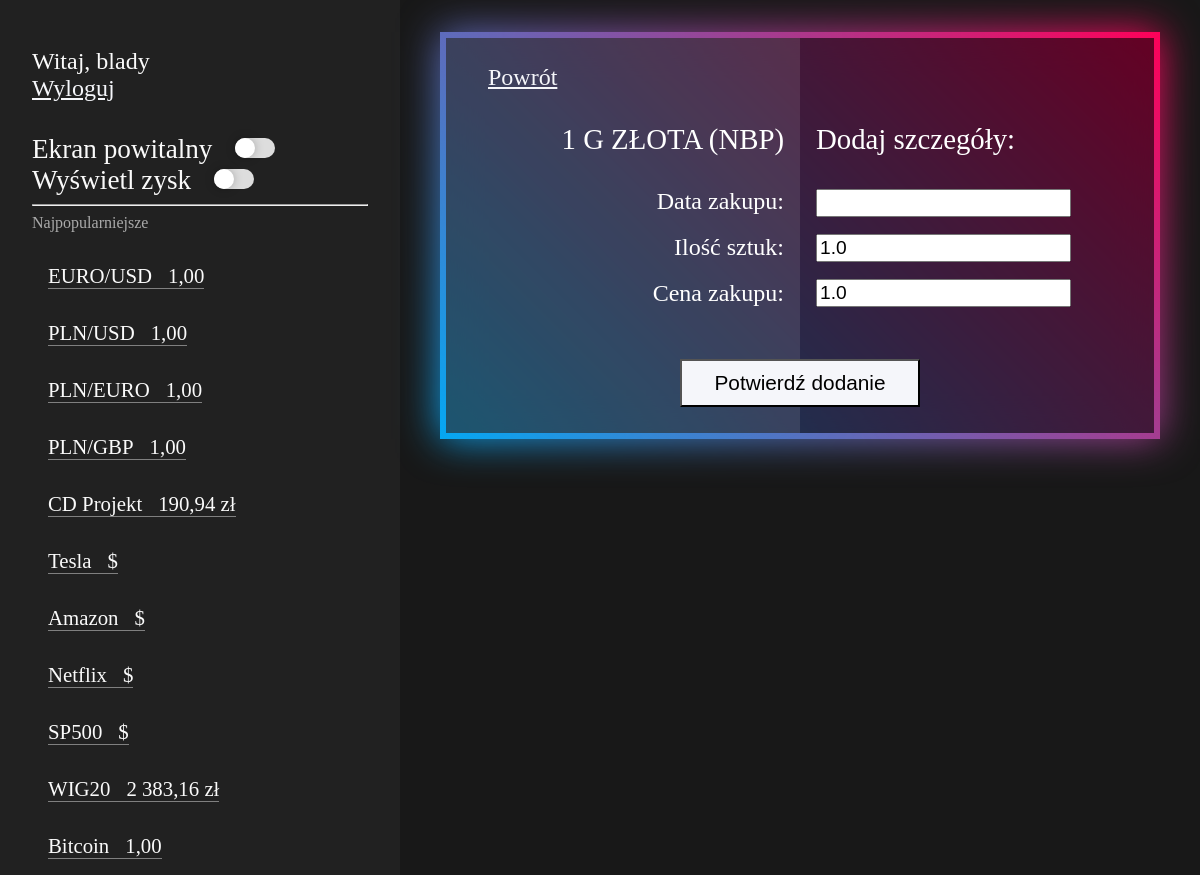
/update_task/1-g-zota-nbp (signed in), run on the app's committed database.
### base/models.py (models this page shows, shortened)
class IndeksPrice(models.Model):
    name = models.CharField(max_length=200)
    price = models.CharField(max_length=200, null=True, blank=True)

class Task(models.Model):
    title = models.CharField(max_length=200)
    price = models.FloatField(null=True, blank=True, default=0 )
    user = models.ForeignKey(User, on_delete=models.CASCADE, blank=True, null=True)
    slug = models.SlugField(max_length=200, null=True, blank=True)
    rodzajInw = models.CharField(max_length=200, default=False)
    complete = models.BooleanField(default=False)
    created = models.DateTimeField(auto_now_add=True)
    dataZakupu = models.CharField(max_length=20, blank=True, null=False )
    iloscZakupu = models.FloatField(default='1',blank=True)
    cenaZakupu = models.FloatField(default=1,blank=True)
    def __str__ (self):
        return self.title

### base/views.py (the view)
# urls.py: path('update_task/<slug:slug_text>', views.updateTask, name='update_task'),
@login_required(login_url='login')
def updateTask(request, slug_text):
	get_cdprojekt = StockPrice.objects.get(name="CDPROJEKT")
	cdprojekt = str(get_cdprojekt.price).replace(".", ",")
	get_wig20 = IndeksPrice.objects.get(name="WIG20")
	wig20 = get_wig20.price
	task = Task.objects.get(slug = slug_text)
	form = TestForm(instance=task)
	if request.method =='POST':
		form = TestForm(request.POST, instance=task)
		if form.is_valid():
			form.save()
			return redirect('/')
	context = {'task':task, 'form':form, "cdprojekt":cdprojekt, "wig20":wig20,}
	return render (request, 'base/update_task.html', context)

### base/forms.py
class TestForm(forms.ModelForm):
    class Meta:
        model = Task
        fields = ['dataZakupu','iloscZakupu', "cenaZakupu"]

### base/templates/base/update_task.html (shortened to what this page needs)
{% extends 'base/main.html' %} {% block praweGlowne %}
<div class="box-update-task">
  <span></span>
  <div class="box-update-task-main-content">
    <div class="box-update-task-go-back">
      <div><a href="{% url 'index' %}"> Powrót </a></div>
    </div>
    <form method="POST" action="">
      <div class="box-update-task-main-left-right">
        <div class="box-update-task-left-side">
          <div class="lg1">{{task}}</div>
          <div class="lg2">Data zakupu:</div>
          <div class="lg2">Ilość sztuk:</div>
          <div class="lg2">Cena zakupu:</div>
        </div>
        <div class="box-update-task-right-side">
          <div class="pg1">Dodaj szczegóły:</div>
          <div class="pg2">{{form.dataZakupu}}</div>
          <div class="pg2">{{form.iloscZakupu}}</div>
          <div class="pg2">{{form.cenaZakupu}}</div>
        </div>
      </div>
      <input
        type="submit"
        name="Update task"
        value="Potwierdź dodanie"
        class="box-update-task-confirm-button"
      />
    </form>
  </div>
</div>
{% endblock praweGlowne %}

### base/templates/base/sidebar.html (shortened to what this page needs)
<div class="menuMobile">
  <div class="menuMobileStale">
    {% if user.is_authenticated %}
    <div class="witaj">
      <div>Witaj, {{request.user}}</div>
      <div>
        <a href="{% url 'logout' %}">Wyloguj</a>
      </div>
    </div>
    {% endif %}
  </div>
  <div class="menuMobileZmienne">
    <div class="lewegorne">
      {% if user.is_authenticated %}
      <div class="ustawienia">
        <div class="ekranpowitalny">
          Ekran powitalny
          <label class="toggle" for="myToggle">
            <div class="toggle__fill"></div>
          </label>
        </div>
        <div class="wyswietlzysk">
          Wyświetl zysk
          <label class="togglezysk" for="myTogglezysk">
            <div class="toggle__fillzysk"></div>
          </label>
        </div>
      </div>
      {% endif %}
    </div>
    <div class="lewedolne">
      <hr />
      <div style="color: rgb(170, 170, 170)">Najpopularniejsze</div>
      <div class="najpopularniejsze">
        <div class="najpopularniejszeNazwa">EURO/USD</div>
        <div class="najpopularniejszeKwota eurousd">1,00</div>
      </div>
      <div class="najpopularniejsze">
        <div class="najpopularniejszeNazwa">PLN/USD</div>
        <div class="najpopularniejszeKwota plnusd">1,00</div>
      </div>
      <div class="najpopularniejsze">
        <div class="najpopularniejszeNazwa">PLN/EURO</div>
        <div class="najpopularniejszeKwota plneuro">1,00</div>
      </div>
      <div class="najpopularniejsze">
        <div class="najpopularniejszeNazwa">PLN/GBP</div>
        <div class="najpopularniejszeKwota plngbp">1,00</div>
      </div>
      <div class="najpopularniejsze">
        <div class="najpopularniejszeNazwa">CD Projekt</div>
        <div class="najpopularniejszeKwota cdprojekt">{{cdprojekt}} zł</div>
      </div>
      <div class="najpopularniejsze">
        <div class="najpopularniejszeNazwa">Tesla</div>
        <div class="najpopularniejszeKwota tesla">{{tesla.price}} $</div>
      </div>
      <div class="najpopularniejsze">
        <div class="najpopularniejszeNazwa">Amazon</div>
        <div class="najpopularniejszeKwota amazon">{{amazon.price}} $</div>
      </div>
      <div class="najpopularniejsze">
        <div class="najpopularniejszeNazwa">Netflix</div>
        <div class="najpopularniejszeKwota netflix">{{netflix.price}} $</div>
      </div>
      <div class="najpopularniejsze">
        <div class="najpopularniejszeNazwa">SP500</div>
        <div class="najpopularniejszeKwota sp500">{{sp500.price}} $</div>
      </div>
      <div class="najpopularniejsze">
        <div class="najpopularniejszeNazwa">WIG20</div>
        <div class="najpopularniejszeKwota wig20">{{wig20}} zł</div>
      </div>
      <div class="najpopularniejsze">
        <div class="najpopularniejszeNazwa">Bitcoin</div>
        <div class="najpopularniejszeKwota bitcoin">1,00</div>
      </div>
    </div>
  </div>
</div>

### base/static/base/css/style.css (style rules this page uses)
body { margin: 0; padding: 0; box-sizing: border-box; background: rgb(24, 24, 24); }
.lewegorne { margin-top: 2rem; margin-left: 2rem; margin-right: 2rem; }
.witaj { margin-top: 3rem; margin-left: 2rem; margin-right: 2rem; }
.lewedolne { margin-left: 2rem; margin-right: 2rem; }
.ekranpowitalny { font-size: 1.7rem; }
.toggle { margin-left: 1rem; --width: 2.5rem; --height: calc(var(--width) / 2); --border-radius: calc(var(--height) / 2); display: inline-block; cursor: pointer; }
.toggle__fill { position: relative; width: var(--width); height: var(--height); border-radius: var(--border-radius); background: #dddddd; transition: background 0.2s; }
.toggle__fill::after { content: ""; position: absolute; top: 0; left: 0; height: var(--height); width: var(--height); background: #ffffff; box-shadow: 0 0 10px rgba(0, 0, 0, 0.25); border-radius: var(--border-radius); transition: transform 0.2s; }
.wyswietlzysk { font-size: 1.7rem; }
.togglezysk { margin-left: 1rem; --width: 2.5rem; --height: calc(var(--width) / 2); --border-radius: calc(var(--height) / 2); display: inline-block; cursor: pointer; }
.toggle__fillzysk { position: relative; width: var(--width); height: var(--height); border-radius: var(--border-radius); background: #dddddd; transition: background 0.2s; }
.toggle__fillzysk::after { content: ""; position: absolute; top: 0; left: 0; height: var(--height); width: var(--height); background: #ffffff; box-shadow: 0 0 10px rgba(0, 0, 0, 0.25); border-radius: var(--border-radius); transition: transform 0.2s; }
.najpopularniejsze { margin: 1rem; margin-top: 2rem; display: flex; }
.najpopularniejszeNazwa { font-size: 1.3rem; border-bottom: 1px solid gray; }
.najpopularniejszeKwota { padding-left: 1rem; font-size: 1.3rem; border-bottom: 1px solid gray; }
.witaj { font-size: 1.5rem; margin-bottom: 2rem; }
.witaj a { font-size: 1.5rem; color: #f5f6fa; }
.box-update-task { position: relative; color: white; background: rgb(19, 18, 18); display: flex; justify-content: center; align-items: center; margin: 1rem 5%; transition: 0.5s; padding: 1rem; }
.box-update-task::before { content: ""; position: absolute; top: 0; left: 0; width: 100%; height: 100%; background: linear-gradient(45deg, #03a9f4, #ff0058); }
.box-update-task::after { content: ""; position: absolute; top: 0; left: 0; width: 100%; height: 100%; background: linear-gradient(45deg, #03a9f4, #ff0058); filter: blur(20px); }
.box-update-task span { position: absolute; top: 6px; left: 6px; right: 6px; bottom: 6px; background: rgba(0, 0, 0, 0.6); z-index: 2; }
.box-update-task span::before { content: ""; position: absolute; top: 0; left: 0; width: 50%; height: 100%; background: rgba(255, 255, 255, 0.1); pointer-events: none; }
.box-update-task .box-update-task-main-content { position: relative; z-index: 10; width: 100%; text-align: center; }
.box-update-task-go-back { color: #f5f6fa; padding: 1rem; font-size: 1.5rem; margin-left: 1rem; text-align: left; }
.box-update-task-go-back a { color: #f5f6fa; }
.box-update-task-main-left-right { display: flex; font-weight: 700; width: 100%; }
.box-update-task-left-side { text-align: center; padding: 1rem; flex: 1; font-size: 2rem; width: 100%; }
.box-update-task-right-side { text-align: left; font-size: 2rem; padding: 1rem; flex: 1; width: 100%; }
.lg1 { font-size: 1.8rem; font-weight: 300; text-align: right; margin-bottom: 2rem; }
.pg1 { font-size: 1.8rem; font-weight: 300; margin-bottom: 2rem; }
.lg2 { font-size: 1.5rem; font-weight: 300; text-align: right; margin-bottom: 1rem; padding-bottom: 0.2rem; }
.pg2 { font-size: 1.5rem; font-weight: 300; margin-bottom: 1rem; }
.pg2 input { font-size: 1.2rem; }
.box-update-task-confirm-button { margin: 1rem; background: #f5f6fa; height: 3rem; width: 15rem; font-size: 1.3rem; }

### data on the page
IndeksPrice: price "2 383,16"
Task: title "1 G ZŁOTA (NBP)", iloscZakupu "1.0", cenaZakupu "1.0"

### other printed values
{{ request.user }} "blady"
{{ cdprojekt }} "190,94"
